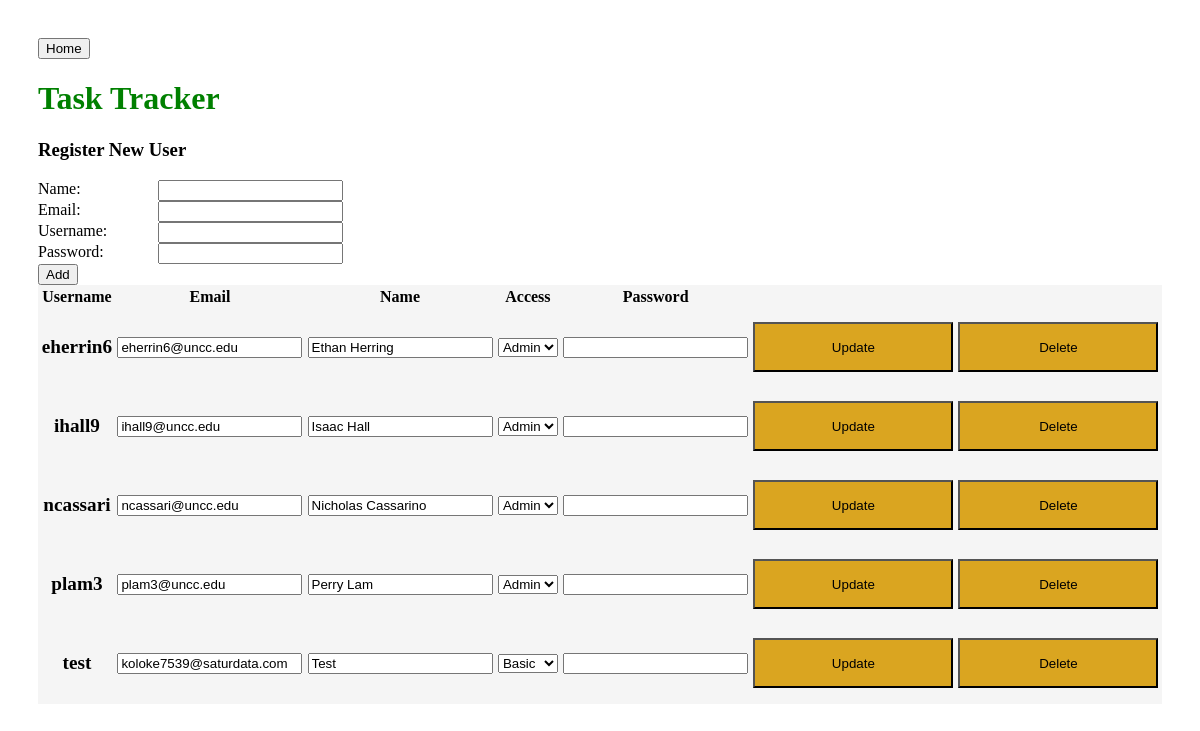
The app's page /ViewUsers, older data.
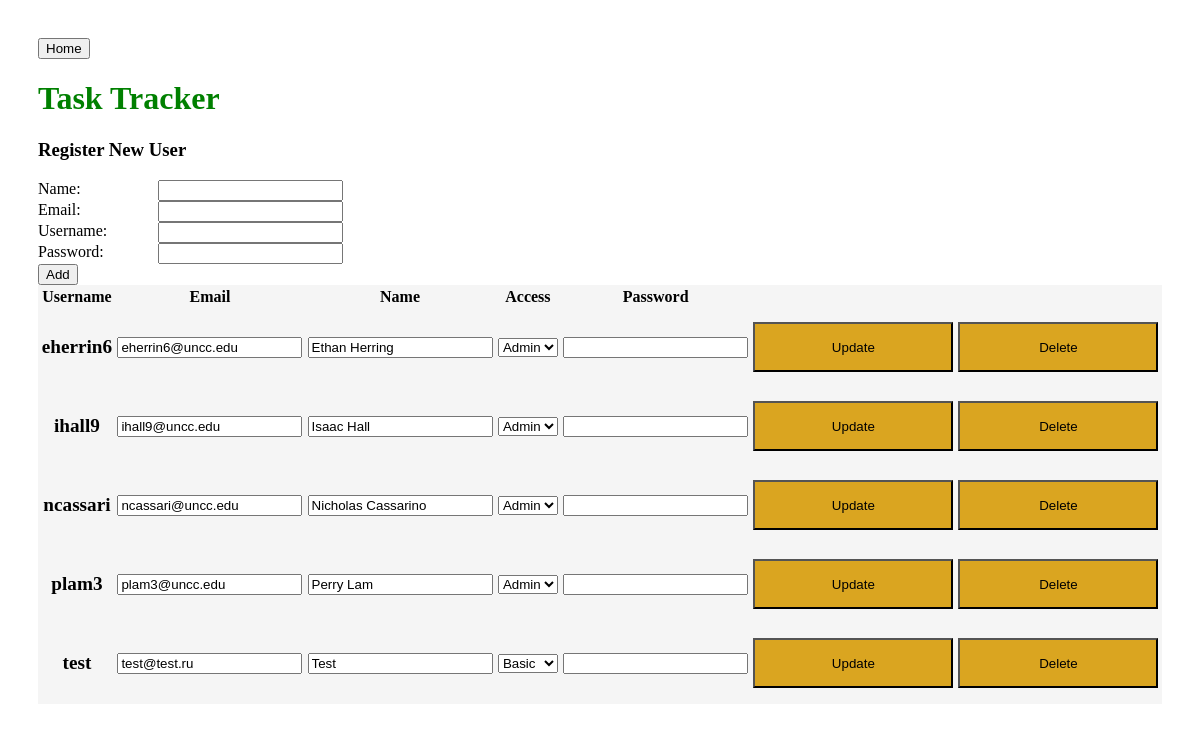
The same page, newer data.
### app.py (models this page shows)
class User(db.Model):
    id = db.Column(db.Integer, primary_key=True)
    name = db.Column(db.String(4150))
    email = db.Column(db.String(4150),unique=True)
    username = db.Column(db.String(100),unique=True)
    password = db.Column(db.String(100))
    access = db.Column(db.Boolean)#True if admin, False otherwise

### app.py (the view)
@app.route('/ViewUsers')
def viewUsers():
    user_list = User.query.all()
    return render_template('ViewUsers.html',user_list=user_list)

### templates/ViewUsers.html (shortened to what this page needs)
<!DOCTYPE html>
<html lang="en">
<head>
    <link rel="stylesheet" href="./static/main.css">
</head>
<a href="/"><button>Home</button></a>
<body>
    <h1>Task Tracker</h1>
    <form action="register" method="post">
        <div>
            <h3>Register New User</h3>
            <label>Name:</label>
            <input type="text" name="name" value="{{ request.form['name'] }}">
            <br>
            <label>Email:</label>
            <input type="text" name="email" value="{{ request.form['email'] }}">
            <br>
            <label>Username:</label>
            <input type="text" name="username" value="{{ request.form['username'] }}">
            <br>
            <label>Password:</label>
            <input type="text" name="password" value="{{ request.form['password'] }}">
            <br>
            <button type="submit">Add</button>
        </div>
    </form>
    <div class="todo">
     <table>
        <thead>
        <tr>
            <th>Username</th>
            <th>Email</th>
            <th>Name</th>
            <th>Access</th>
            <th>Password</th>
            <th></th>
            <th></th>
        </thead>
        <tbody>
    {% for user in user_list %}
    <tr>
        <form action="/updateUser/" method="Post">
    <td class="title">{{ user.username }}</td>
    <td><input type="text" id="editEmail" value="{{ user.email }}"></td>
    <td><input type="text" id="editName" value="{{ user.name }}"></td>
    <td><select id="editAccess">{% if user.access == 0 %}<option selected value="Basic">Basic</option><option value="Admin">Admin</option> {% elif user.access == 1 %}<option value="Basic">Basic</option><option selected value="Admin">Admin</option>{%endif%}"></select></td>
    <td><input type="password" id="updatePass">
    <td><a href="/updateUser/{{user.id}}"><button type="submit">Update</button></a></td> </form>
    <td><a href="/deleteUser/{{user.id}}"><button>Delete</button></a></td></tr>
    {% endfor %}
</tbody>
    </table>
    </div>
</body>
</html>

Row changes from the older to the newer data that the page shows:
changed User "test": email "koloke7539@saturdata.com" → "test@test.ru"
